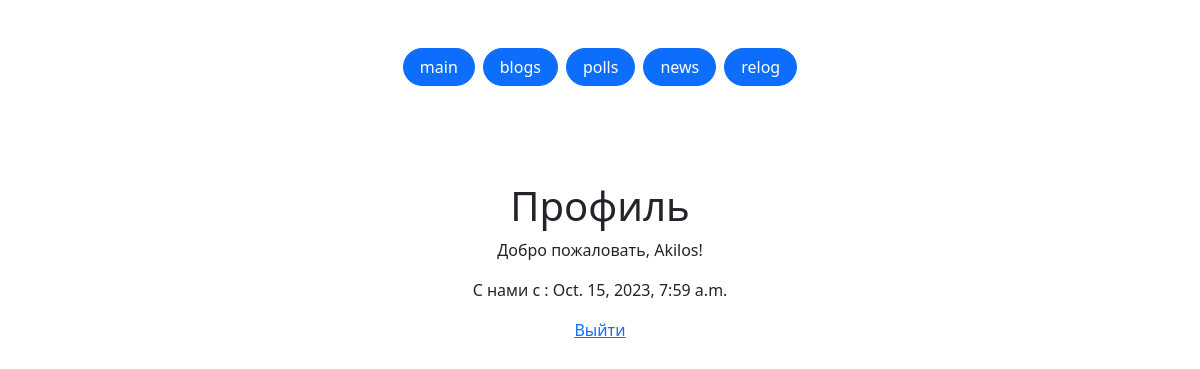
Page /relog/profile/Akilos/ (signed in) on the committed database.
### menu/models.py (models this page shows, shortened)
class Menu(models.Model):
    title = models.CharField(max_length=100)
    order = models.IntegerField(default=0)

### relog/views.py (the view)
# urls.py: path('profile/<str:username>/', views.profile, name='profile'),
@login_required
def profile(request, username):
    username = User.objects.get(username=username)
    menus = Menu.objects.all().order_by('order')
    return render(request, 'relog/profile.html', {'user': username, 'menus': menus})

### templates/relog/profile.html (shortened to what this page needs)
<!DOCTYPE html>
<html>
<head>
	<link rel="stylesheet" href="https://cdn.jsdelivr.net/npm/bootstrap@5.2.3/dist/css/bootstrap.min.css">
</head>
<body>
<div>
    <div class="d-flex gap-2 justify-content-center py-5">
        {% for menu in menus %}
      <a href="/{{ menu.title }}/" class="btn btn-primary rounded-pill px-3">{{ menu.title }}</a>
        {% endfor %}
    </div>
</div>
<div class="py-5 text-center">
	<h1>Профиль</h1>
	<p>Добро пожаловать, {{ user.username }}!</p>
	<p>С нами с : {{ user.date_joined }}</p>
	<a href="/relog/logout">Выйти</a>
</div>
</body>
</html>

### rows in the picture
Menu: title "main"
Menu: title "blogs"
Menu: title "polls"
Menu: title "news"
Menu: title "relog"

### other values in the picture
{{ user.username }} "Akilos"
{{ user.date_joined }} "Oct. 15, 2023, 7:59 a.m."
